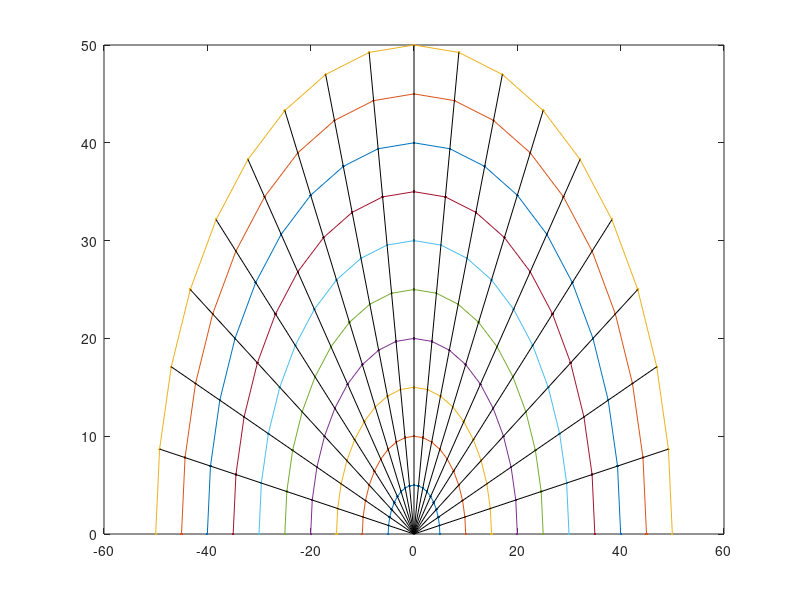

Write MATLAB code to recreate this figure.
clc;
clear;
base=1.07;
p=(5:5:50);
power=base.^p;
theta=0:pi/18:pi;
x=zeros(19,10);
y=zeros(19,10);
%k=p(i)*cos(theta);
for i=1:1:10
    x(:,i)=p(i)*cos(theta);
    y(:,i)=p(i)*sin(theta);
end
plot(x,y,'.-');
hold on;
%line([0.1 0.1],[-x(0,9) -y(0,9)]);

{
line([0 x(2,10)],[0 y(2,10)],'color', [0 0 0]);
line([0 x(3,10)],[0 y(3,10)],'color', [0 0 0]);
line([0 x(4,10)],[0 y(4,10)],'color', [0 0 0]);
line([0 x(5,10)],[0 y(5,10)],'color', [0 0 0]);
line([0 x(6,10)],[0 y(6,10)],'color', [0 0 0]);
line([0 x(7,10)],[0 y(7,10)],'color', [0 0 0]);
line([0 x(8,10)],[0 y(8,10)],'color', [0 0 0]);
line([0 x(9,10)],[0 y(9,10)],'color', [0 0 0]);
line([0 x(10,10)],[0 y(10,10)],'color', [0 0 0]);
line([0 x(11,10)],[0 y(11,10)],'color', [0 0 0]);
line([0 x(12,10)],[0 y(12,10)],'color', [0 0 0]);
line([0 x(13,10)],[0 y(13,10)],'color', [0 0 0]);
line([0 x(14,10)],[0 y(14,10)],'color', [0 0 0]);
line([0 x(15,10)],[0 y(15,10)],'color', [0 0 0]);
line([0 x(16,10)],[0 y(16,10)],'color', [0 0 0]);
line([0 x(17,10)],[0 y(17,10)],'color', [0 0 0]);
line([0 x(18,10)],[0 y(18,10)],'color', [0 0 0]);
}

